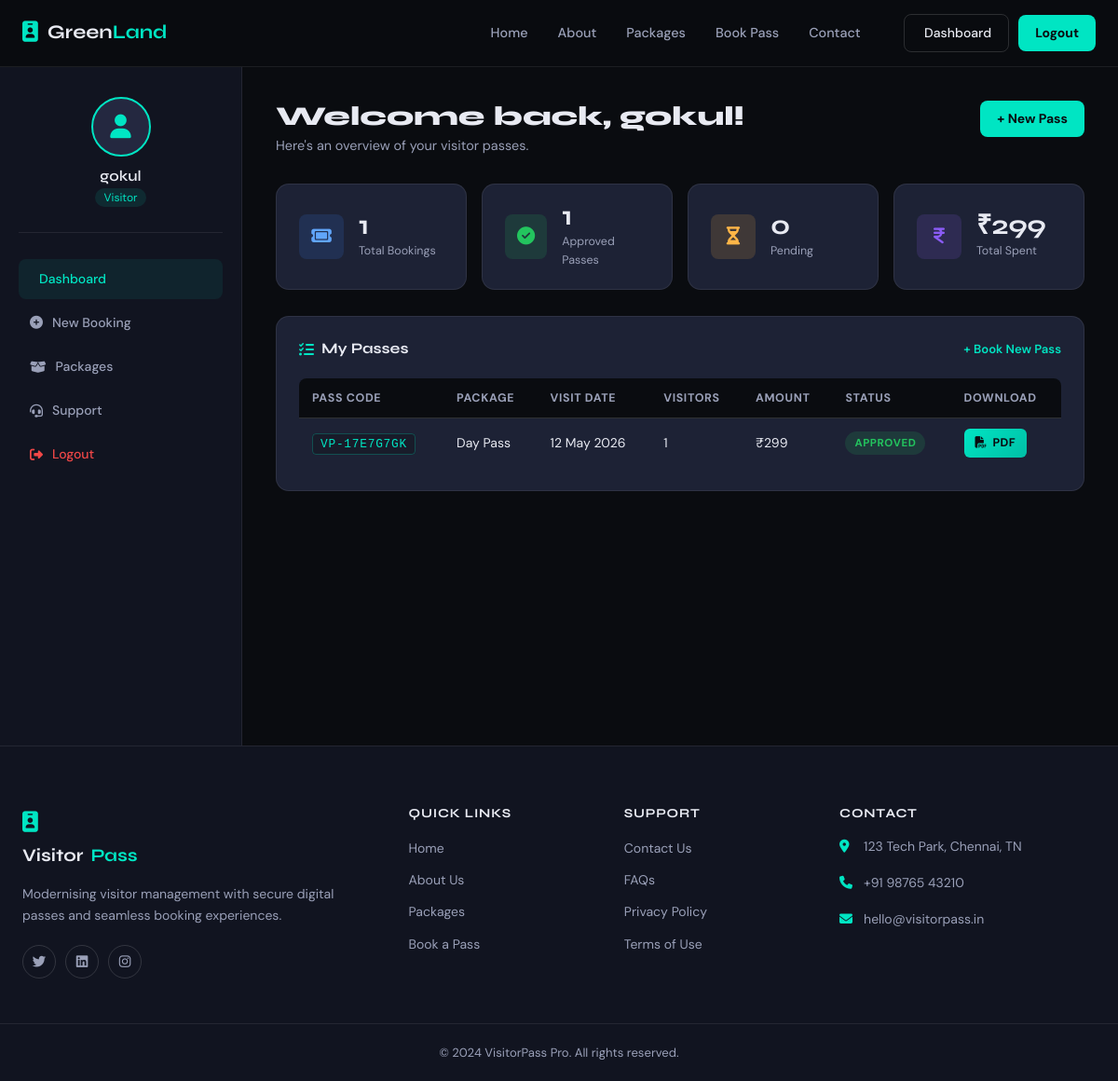
/dashboard (signed in), run on the app's committed database.
### app.py (models this page shows)
class User(db.Model):
    __tablename__ = 'users'
    id            = db.Column(db.Integer, primary_key=True)
    name          = db.Column(db.String(100), nullable=False)
    email         = db.Column(db.String(150), unique=True, nullable=False)
    password_hash = db.Column(db.String(200), nullable=False)
    phone         = db.Column(db.String(20))
    role          = db.Column(db.String(20), default='visitor')   # visitor | admin
    created_at    = db.Column(db.DateTime, default=datetime.utcnow)
    bookings      = db.relationship('Booking', backref='user', lazy=True)

class Booking(db.Model):
    __tablename__ = 'bookings'
    id           = db.Column(db.Integer, primary_key=True)
    pass_code    = db.Column(db.String(12), unique=True, nullable=False)
    user_id      = db.Column(db.Integer, db.ForeignKey('users.id'), nullable=False)
    package_id   = db.Column(db.Integer, db.ForeignKey('packages.id'), nullable=False)
    visit_date   = db.Column(db.Date, nullable=False)
    num_visitors = db.Column(db.Integer, default=1)
    purpose      = db.Column(db.String(200))
    host_name    = db.Column(db.String(100))
    status       = db.Column(db.String(20), default='pending')  # pending|approved|rejected|expired
    total_amount = db.Column(db.Float)
    created_at   = db.Column(db.DateTime, default=datetime.utcnow)

class Package(db.Model):
    __tablename__ = 'packages'
    id          = db.Column(db.Integer, primary_key=True)
    name        = db.Column(db.String(100), nullable=False)
    description = db.Column(db.Text)
    price       = db.Column(db.Float, nullable=False)
    duration    = db.Column(db.String(50))          # e.g. "1 Day", "3 Days"
    max_visitors= db.Column(db.Integer, default=1)
    features    = db.Column(db.Text)                # comma-separated
    is_active   = db.Column(db.Boolean, default=True)
    bookings    = db.relationship('Booking', backref='package', lazy=True)

### app.py (the view)
@app.route('/dashboard')
def dashboard():
    if 'user_id' not in session:
        return redirect(url_for('login'))
    user     = User.query.get(session['user_id'])
    bookings = Booking.query.filter_by(user_id=user.id).order_by(Booking.created_at.desc()).all()
    return render_template('dashboard.html', user=user, bookings=bookings)

### templates/dashboard.html (shortened to what this page needs)
{% extends 'base.html' %}
{% block content %}
<section class="dash-section">
  <div class="dash-sidebar">
    <div class="ds-user">
      <div class="ds-avatar"><i class="fa fa-user"></i></div>
      <h3>{{ user.name }}</h3>
      <span class="ds-role">{{ user.role|capitalize }}</span>
    </div>
    <nav class="ds-nav">
      <a href="{{ url_for('dashboard') }}" class="ds-link active"> Dashboard</a>
      <a href="{{ url_for('booking') }}"   class="ds-link"><i class="fa fa-plus-circle"></i> New Booking</a>
      <a href="{{ url_for('packages') }}"  class="ds-link"><i class="fa fa-box-open"></i> Packages</a>
      <a href="{{ url_for('contact') }}"   class="ds-link"><i class="fa fa-headset"></i> Support</a>
      <a href="{{ url_for('logout') }}"    class="ds-link logout"><i class="fa fa-right-from-bracket"></i> Logout</a>
    </nav>
  </div>
  <div class="dash-main">
    <div class="dash-top">
      <div>
        <h1>Welcome back, {{ user.name.split()[0] }}!</h1>
        <p>Here's an overview of your visitor passes.</p>
      </div>
      <a href="{{ url_for('booking') }}" class="btn-solid">+ New Pass</a>
    </div>
    <div class="dash-kpi-grid">
      {% set total    = bookings|length %}
      {% set approved = bookings|selectattr('status','equalto','approved')|list|length %}
      {% set pending  = bookings|selectattr('status','equalto','pending')|list|length %}
      {% set spent    = bookings|sum(attribute='total_amount') %}
      <div class="kpi-card">
        <div class="kpi-icon blue"><i class="fa fa-ticket"></i></div>
        <div class="kpi-info"><h2>{{ total }}</h2><p>Total Bookings</p></div>
      </div>
      <div class="kpi-card">
        <div class="kpi-icon green"><i class="fa fa-circle-check"></i></div>
        <div class="kpi-info"><h2>{{ approved }}</h2><p>Approved Passes</p></div>
      </div>
      <div class="kpi-card">
        <div class="kpi-icon amber"><i class="fa fa-hourglass-half"></i></div>
        <div class="kpi-info"><h2>{{ pending }}</h2><p>Pending</p></div>
      </div>
      <div class="kpi-card">
        <div class="kpi-icon purple"><i class="fa fa-indian-rupee-sign"></i></div>
        <div class="kpi-info"><h2>₹{{ spent|int }}</h2><p>Total Spent</p></div>
      </div>
    </div>
    <div class="dash-card">
      <div class="dc-header">
        <h2><i class="fa fa-list-check"></i> My Passes</h2>
        <a href="{{ url_for('booking') }}" class="dc-action">+ Book New Pass</a>
      </div>
      {% if bookings %}
      <div class="table-wrap">
        <table class="data-table">
          <thead>
            <tr>
              <th>Pass Code</th><th>Package</th><th>Visit Date</th>
              <th>Visitors</th><th>Amount</th><th>Status</th><th>Download</th>
            </tr>
          </thead>
          <tbody>
            {% for b in bookings %}
            <tr>
              <td><span class="pass-code-badge">{{ b.pass_code }}</span></td>
              <td>{{ b.package.name }}</td>
              <td>{{ b.visit_date.strftime('%d %b %Y') }}</td>
              <td>{{ b.num_visitors }}</td>
              <td>₹{{ b.total_amount|int }}</td>
              <td><span class="status-badge status-{{ b.status }}">{{ b.status|capitalize }}</span></td>
              <td>
                {% if b.status == 'approved' %}
                  <a href="{{ url_for('download_pass', bid=b.id) }}" class="btn-download" title="Download Pass PDF">
                    <i class="fa fa-file-pdf"></i> PDF
                  </a>
                {% else %}
                  <span class="btn-download disabled" title="Pass must be approved to download">
                    <i class="fa fa-file-pdf"></i> PDF
                  </span>
                {% endif %}
              </td>
            </tr>
            {% endfor %}
          </tbody>
        </table>
      </div>
      {% endif %}
    </div>
  </div>
</section>
{% endblock %}

### data on the page
User: name "gokul", role "Visitor"
Booking: pass_code "VP-17E7G7GK", package.name "Day Pass", visit_date "12 May 2026", num_visitors "1", total_amount "299", status "APPROVED"

### other printed values
{{ total }} "1"
{{ approved }} "1"
{{ pending }} "0"
{{ spent|int }} "299"
